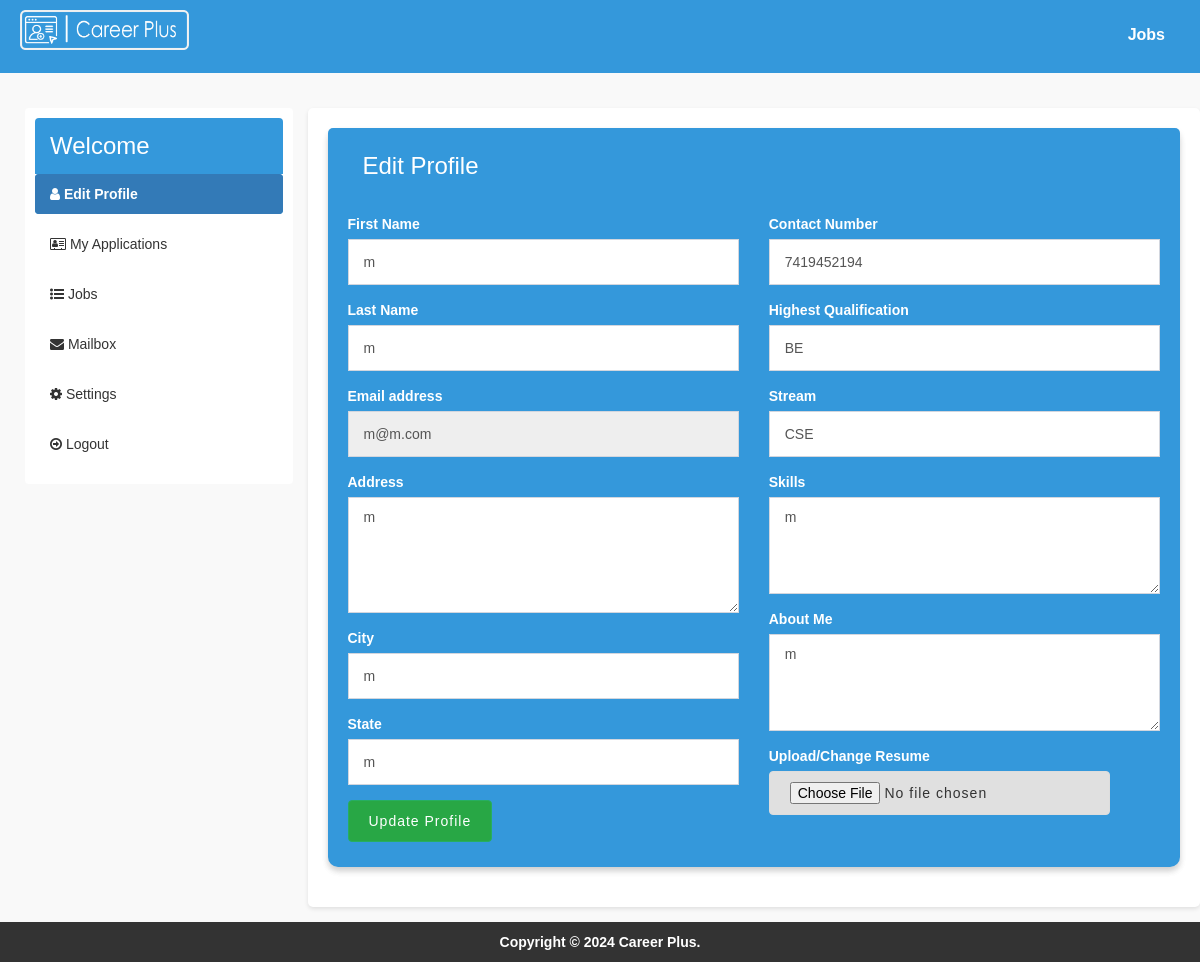
Page /user/edit-profile.php (signed in) on the committed database.
### tables this page shows
CREATE TABLE `users` (
  `id_user` int(11) NOT NULL,
  `firstname` varchar(255) NOT NULL,
  `lastname` varchar(255) NOT NULL,
  `email` varchar(255) NOT NULL,
  `password` varchar(255) NOT NULL,
  `address` text,
  `city` varchar(255) DEFAULT NULL,
  `state` varchar(255) DEFAULT NULL,
  `contactno` varchar(255) DEFAULT NULL,
  `qualification` varchar(255) DEFAULT NULL,
  `stream` varchar(255) DEFAULT NULL,
  `passingyear` varchar(255) DEFAULT NULL,
  `dob` varchar(255) DEFAULT NULL,
  `age` varchar(255) DEFAULT NULL,
  `designation` varchar(255) DEFAULT NULL,
  `resume` varchar(255) DEFAULT NULL,
  `hash` varchar(255) DEFAULT NULL,
  `active` int(11) NOT NULL DEFAULT '1',
  `aboutme` text NOT NULL,
  `skills` text
);

### user/edit-profile.php (the view, shortened to what this page needs)
<?php
require_once("../db.php");
?>
<!DOCTYPE html>
<html>
<head>
  <link rel="stylesheet" href="https://cdnjs.cloudflare.com/ajax/libs/ionicons/2.0.1/css/ionicons.min.css">
  <link rel="stylesheet" href="https://cdnjs.cloudflare.com/ajax/libs/twitter-bootstrap/3.3.7/css/bootstrap.min.css">
  <link rel="stylesheet" href="https://cdnjs.cloudflare.com/ajax/libs/font-awesome/4.7.0/css/font-awesome.min.css">
  <link rel="stylesheet" href="../css/style.css">
</head>
<body>
  <div class="wrapper">
    <header class="main-header">
      <a href="index.php" class="logo">
        <img class="header-logo" src="../img/career plus.png" alt="career plus logo" >
      </a>
      <nav class="navbar navbar-static-top">
      <div class="navbar-custom-menu">
        <ul class="nav navbar-nav">
          <li>
            <a href="../jobs.php">Jobs</a>
          </li>
        </ul>
      </div>
    </nav>
    </header>
    <div class="content-wrapper">
      <div class="row">
          <div class="col-md-3">
            <div class="box-nav ">
              <div class="box-header with-border">
              <h3 class="box-title">Welcome <b><?php echo $_SESSION['name']; ?></b></h3>
              </div>
              <div class="box-body no-padding">
              <ul class="nav nav-pills nav-stacked">
                  <li class="active"><a href="edit-profile.php"><i class="fa fa-user"></i> Edit Profile</a></li>
                  <li><a href="index.php"><i class="fa fa-address-card-o"></i> My Applications</a></li>
                  <li><a href="../jobs.php"><i class="fa fa-list-ul"></i> Jobs</a></li>
                  <li><a href="mailbox.php"><i class="fa fa-envelope"></i> Mailbox</a></li>
                  <li><a href="settings.php"><i class="fa fa-gear"></i> Settings</a></li>
                  <li><a href="../logout.php"><i class="fa fa-arrow-circle-o-right"></i> Logout</a></li>
                </ul>
              </div>
            </div>
          </div>
          <div class="col-md-9 bg-white padding-2">
            <div class="box box-solid">
              <div class="box box-primary">
                <div class="box-header with-border">
                  <h2>Edit Profile</h2>
                  </div>
            <form action="update-profile.php" method="post" enctype="multipart/form-data">
            <?php
            $sql = "SELECT * FROM users WHERE id_user='$_SESSION[id_user]'";
            $result = $conn->query($sql);
            if($result->num_rows > 0) {
              while($row = $result->fetch_assoc()) {
            ?>
              <div class="row">
                <div class="col-md-6 latest-job ">
                  <div class="form-group">
                     <label for="fname">First Name</label>
                    <input type="text" class="form-control input-lg" id="fname" name="fname" placeholder="First Name" onkeypress="return validateName(event);" value="<?php echo $row['firstname']; ?>" required="">
                  </div>
                  <div class="form-group">
                    <label for="lname">Last Name</label>
                    <input type="text" class="form-control input-lg" id="lname" name="lname" placeholder="Last Name" onkeypress="return validateName(event);" value="<?php echo $row['lastname']; ?>" required="">
                  </div>
                  <div class="form-group">
                    <label for="email">Email address</label>
                    <input type="email" class="form-control input-lg" id="email" placeholder="Email" value="<?php echo $row['email']; ?>" readonly>
                  </div>
                  <div class="form-group">
                    <label for="address">Address</label>
                    <textarea id="address" name="address" class="form-control input-lg" rows="5" placeholder="Address"><?php echo $row['address']; ?></textarea>
                  </div>
                  <div class="form-group">
                    <label for="city">City</label>
                    <input type="text" class="form-control input-lg" id="city" name="city" onkeypress="return validateName(event);" value="<?php echo $row['city']; ?>" placeholder="city">
                  </div>
                  <div class="form-group">
                    <label for="state">State</label>
                    <input type="text" class="form-control input-lg" id="state" name="state"  placeholder="state" onkeypress="return validateName(event);" value="<?php echo $row['state']; ?>">
                  </div>
                  <div class="form-group">
                    <button type="submit" class="btn btn-flat btn-success">Update Profile</button>
                  </div>
                </div>
                <div class="col-md-6 latest-job ">
                  <div class="form-group">
                    <label for="contactno">Contact Number</label>
                    <input type="text" class="form-control input-lg" id="contactno" name="contactno" placeholder="Contact Number" onkeypress="return validatePhone(event);" maxlength="10" minlength="10" value="<?php echo $row['contactno']; ?>">
                  </div>
                  <div class="form-group">
                    <label for="qualification">Highest Qualification</label>
                    <input type="text" class="form-control input-lg" id="qualification" name="qualification" placeholder="Highest Qualification" value="<?php echo $row['qualification']; ?>">
                  </div>
                  <div class="form-group">
                    <label for="stream">Stream</label>
                    <input type="text" class="form-control input-lg" id="stream" name="stream" placeholder="stream" value="<?php echo $row['stream']; ?>">
                  </div>
                  <div class="form-group">
                    <label>Skills</label>
                    <textarea class="form-control input-lg" rows="4" name="skills" onkeypress="return validateName(event);" ><?php echo $row['skills']; ?></textarea>
                  </div>
                  <div class="form-group">
                    <label>About Me</label>
                    <textarea class="form-control input-lg" rows="4" name="aboutme"><?php echo $row['aboutme']; ?></textarea>
                  </div>
                  <div class="form-group">
                    <label>Upload/Change Resume</label>
                    <input type="file" name="resume" class="btn btn-default">
                  </div>
                </div>
              </div>
              <?php
                }
              }
            ?>
            </form>
          </div>
        </div>
        </div>
        </div>
      </div>
  </div>
  <footer class="main-footer" style="margin-left: 0px;">
    <div class="text-center">
      <strong>Copyright &copy; 2024 <a href="#">Career Plus</a>.</strong>
    </div>
  </footer>
</body>
</html>

### css/style.css (style rules this page uses)
body { --color-primary: #3498db; --color-primary-dark: #2980b9; --color-primary-light: #ecf0f1; --color-error: #e74c3c; --color-success: #2ecc71; --color-success-dark: #27ae60; --border-radius: 4px; --box-shadow: 0px 0px 0px dimgray; font-family: Arial, Helvetica, sans-serif; background-color: #f9f9f9; margin: 0; padding: 0; transition: background-color 0.3s ease; }
.wrapper { margin: 0 auto; }
.main-header { background-color: var(--color-primary); padding: 10px 0; color: #fff; text-align: center; transition: background-color 0.3s ease, color 0.3s ease; }
.main-header .navbar { margin: 0; padding: 0; }
.header-logo { height: 40px; width: auto; float: left; margin-left: 20px; }
.navbar { margin-top: 20px; }
.navbar ul { list-style-type: none; padding: 0; margin: 0; }
.navbar ul li a { color: #fff; text-decoration: none; font-size: 16px; }
.box-nav { border-radius: var(--border-radius); background-color: #fff; box-shadow: var(--box-shadow); padding: 10px; }
.navbar-nav { list-style-type: none; margin: 0; padding: 0; float: right; }
.navbar-nav li { display: inline-block; margin-right: 20px; }
.navbar-nav li a { color: white; text-decoration: none; font-weight: bold; border-bottom: 2px solid transparent; transition: border-color 0.3s; }
.active { border-radius: var(--border-radius); box-shadow: var(--box-shadow); cursor: pointer; color: white; background-color: var(--color-primary); }
.content-wrapper { padding: 15px; margin-left: 10px; }
.padding-2 { padding: 20px; }
.box { border-radius: 10px; background: #f9f9f9; ; margin-bottom: 20px; width: 100%; box-shadow: 0 4px 6px rgba(0, 0, 0, 0.1); transition: box-shadow 0.3s, transform 0.3s; }
.box-primary { background-color: var(--color-primary); color: #fff; padding: 10px 20px; border-top-left-radius: 5px; border-top-right-radius: 5px; }
.box-header { background-color: var(--color-primary); color: #fff; padding: 15px; border-top-left-radius: 4px; border-top-right-radius: 4px; display: flex; justify-content: space-between; align-items: center; }
.box-header.with-border h2 { margin: 0; font-size: 24px; display: inline-block; }
.box-title { margin: 0; font-size: 24px; }
.box-body { padding: 20px }
.no-padding { padding: 0px; }
.nav-pills li { margin-bottom: 10px; }
.nav-pills li a { color: #333; transition: color 0.3s ease; }
.nav-pills li.active a { font-weight: bold; }
.bg-white { background-color: #fff; padding: 20px; border-radius: 5px; box-shadow: 0 2px 4px rgba(0, 0, 0, 0.1); }
.nav-pills li a:before { content: ""; position: absolute; top: 50%; left: 50%; width: 0; height: 0; background-color: rgba(255, 255, 255, 0.2); border-radius: 50%; z-index: 0; transition: width 0.3s, height 0.3s, top 0.3s, left 0.3s; transform: translate(-50%, -50%); }
.row { padding-top: 20px; }
.main-footer { background-color: #333; color: #fff; padding: 10px 0; text-align: center; margin-bottom: 0px; }
.main-footer a { color: #fff; transition: color 0.3s ease; }
.btn { border-radius: 3px; -webkit-box-shadow: none; box-shadow: none; border: 1px solid transparent; }
.btn-flat { background-color: var(--color-primary); }
.btn-default { background-color: #f4f4f4; color: #444; border-color: #ddd; }
.btn-success { background-color: var(--color-success); border-color: var(--color-success-dark); }
.input-lg { padding: 10px 15px; font-size: 14px; border-radius: 5px; border: 1px solid #ccc; }
.form-control { border-radius: 0; box-shadow: none; border-color: #d2d6de; }
.btn { border-radius: 4px; padding: 10px 20px; font-size: 14px; letter-spacing: 1px; transition: all 0.2s ease-in-out; }
.btn-default { background-color: #e0e0e0; border-color: #ddd; color: #333; }
.btn-success, .btn-danger { color: #fff; }
.btn-success { background-color: #28a745; }

### rows in the picture
users: fname "m", lname "m", email "m@m.com", address "m", city "m", state "m", contactno "7419452194", qualification "BE", stream "CSE", skills "m", aboutme "m"
